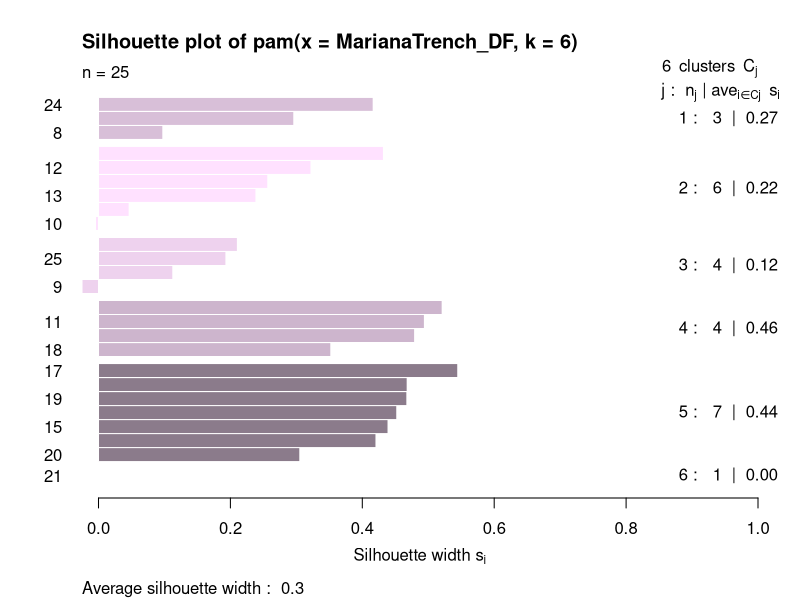

Generate this figure with R:
# шаг-1. вчитываем таблицу. делаем из нее датафрейм.
MarianaTrench_DF <- read.csv("Morphology.csv", header=TRUE, sep = ",")
MarianaTrench_DF <- na.omit(MarianaTrench_DF) 
row.has.na <- apply(MarianaTrench_DF, 1, function(x){any(is.na(x))}) # проверяем, удалил ли все NA
sum(row.has.na) # суммируем все NA, должно получиться: [1] 0
head(MarianaTrench_DF)

# шаг-2. делаем график "силуэт" библиотекой cluster
library(cluster)
pr5 <- pam(MarianaTrench_DF, 6)
str(si <- silhouette(pr5))
#plot(si, col = c("lavender", "lightgoldenrod1", "darkseagreen1", "orchid1", "skyblue1", "lightslateblue"))
#plot(si, col = c("aquamarine", "aquamarine1", "aquamarine2", "aquamarine3", "aquamarine4", "aquamarine4"))
plot(si, col = c("thistle", "thistle1", "thistle2", "thistle3", "thistle4", "slategray4"))



